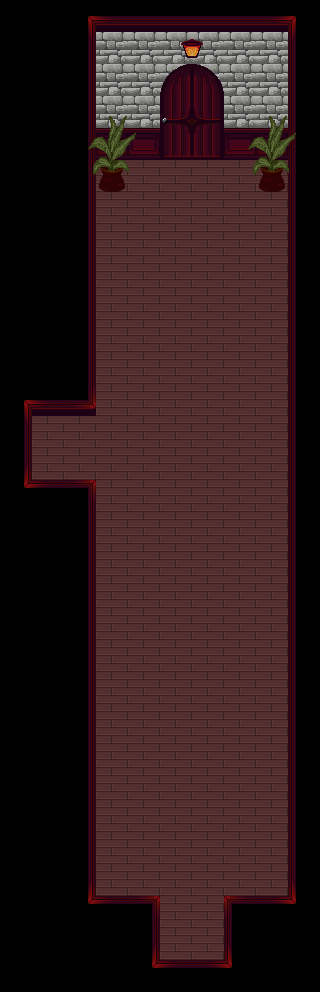

Rendered tile map (Tiled .tmx) drawn with the repository's tilesets; below, a short description and the full map source, tile grids included:
An orthogonal 10x31 tile map with 32x32 px tiles, 3 tile layers (floor, wall, door), 2 tilesets.

<map version="1.10" tiledversion="1.11.0" orientation="orthogonal" renderorder="right-down" width="10" height="31" tilewidth="32" tileheight="32" infinite="0" nextlayerid="6" nextobjectid="1">
 <tileset firstgid="1" source="chuchasset.tsx" />
 <tileset firstgid="783" source="chuchasset2.tsx" />
 <layer id="3" name="floor" width="10" height="31">
  <data encoding="csv">
0,0,0,0,0,0,0,0,0,0,
0,0,0,173,173,173,173,173,173,0,
0,0,0,173,173,173,173,173,173,0,
0,0,0,173,173,173,173,173,173,0,
0,0,0,173,173,173,173,173,173,0,
0,0,0,173,173,173,173,173,173,0,
0,0,0,173,173,173,173,173,173,0,
0,0,0,173,173,173,173,173,173,0,
0,0,0,173,173,173,173,173,173,0,
0,0,0,173,173,173,173,173,173,0,
0,0,0,173,173,173,173,173,173,0,
0,0,0,173,173,173,173,173,173,0,
0,0,0,173,173,173,173,173,173,0,
0,173,173,173,173,173,173,173,173,0,
0,173,173,173,173,173,173,173,173,0,
0,0,0,173,173,173,173,173,173,0,
0,0,0,173,173,173,173,173,173,0,
0,0,0,173,173,173,173,173,173,0,
0,0,0,173,173,173,173,173,173,0,
0,0,0,173,173,173,173,173,173,0,
0,0,0,173,173,173,173,173,173,0,
0,0,0,173,173,173,173,173,173,0,
0,0,0,173,173,173,173,173,173,0,
0,0,0,173,173,173,173,173,173,0,
0,0,0,173,173,173,173,173,173,0,
0,0,0,173,173,173,173,173,173,0,
0,0,0,173,173,173,173,173,173,0,
0,0,0,173,173,173,173,173,173,0,
0,0,0,0,0,173,173,0,0,0,
0,0,0,0,0,173,173,0,0,0,
0,0,0,0,0,0,0,0,0,0
</data>
 </layer>
 <layer id="4" name="wall" width="10" height="31">
  <data encoding="csv">
0,0,1,2,3,3,3,3,4,5,
0,0,35,172,172,172,172,172,172,39,
0,0,69,172,172,172,172,172,172,73,
0,0,69,172,172,172,172,172,172,73,
0,0,69,71,71,71,71,71,71,73,
0,0,69,0,0,0,0,0,0,73,
0,0,69,0,0,0,0,0,0,73,
0,0,69,0,0,0,0,0,0,73,
0,0,69,0,0,0,0,0,0,73,
0,0,69,0,0,0,0,0,0,73,
0,0,69,0,0,0,0,0,0,73,
0,0,69,0,0,0,0,0,0,73,
1,2,74,0,0,0,0,0,0,73,
35,36,0,0,0,0,0,0,0,73,
103,104,0,0,0,0,0,0,0,73,
137,138,108,0,0,0,0,0,0,73,
0,0,69,0,0,142,0,0,0,73,
0,0,69,0,0,142,0,0,0,73,
0,0,69,0,142,142,0,0,0,73,
0,0,69,0,142,0,0,0,0,73,
0,0,69,0,0,0,0,0,0,73,
0,0,69,0,0,0,0,0,0,73,
0,0,69,0,0,0,0,0,0,73,
0,0,69,0,0,0,0,0,0,73,
0,0,69,0,142,142,0,0,0,73,
0,0,69,0,142,142,0,0,0,73,
0,0,69,0,0,0,0,0,0,73,
0,0,103,0,0,0,0,0,0,107,
0,0,137,138,108,0,0,109,140,141,
0,0,0,0,103,0,0,107,0,0,
0,0,0,0,137,138,140,141,0,0
</data>
 </layer>
 <layer id="5" name="door" width="10" height="31">
  <data encoding="csv">
0,0,0,0,0,0,0,0,0,0,
0,0,0,0,0,208,209,0,0,0,
0,0,0,0,0,206,207,0,0,0,
0,0,870,871,872,240,241,870,871,872,
0,0,890,891,892,274,275,890,891,892,
0,0,910,911,912,0,0,910,911,912,
0,0,0,0,0,0,0,0,0,0,
0,0,0,0,0,0,0,0,0,0,
0,0,0,0,0,0,0,0,0,0,
0,0,0,0,0,0,0,0,0,0,
0,0,0,0,0,0,0,0,0,0,
0,0,0,0,0,0,0,0,0,0,
0,0,0,0,0,0,0,0,0,0,
0,0,0,0,0,0,0,0,0,0,
0,0,0,0,0,0,0,0,0,0,
0,0,0,0,0,0,0,0,0,0,
0,0,0,0,0,0,0,0,0,0,
0,0,0,0,0,0,0,0,0,0,
0,0,0,0,0,0,0,0,0,0,
0,0,0,0,0,0,0,0,0,0,
0,0,0,0,0,0,0,0,0,0,
0,0,0,0,0,0,0,0,0,0,
0,0,0,0,0,0,0,0,0,0,
0,0,0,0,0,0,0,0,0,0,
0,0,0,0,0,0,0,0,0,0,
0,0,0,0,0,0,0,0,0,0,
0,0,0,0,0,0,0,0,0,0,
0,0,0,0,0,0,0,0,0,0,
0,0,0,0,0,0,0,0,0,0,
0,0,0,0,0,0,0,0,0,0,
0,0,0,0,0,0,0,0,0,0
</data>
 </layer>
</map>
